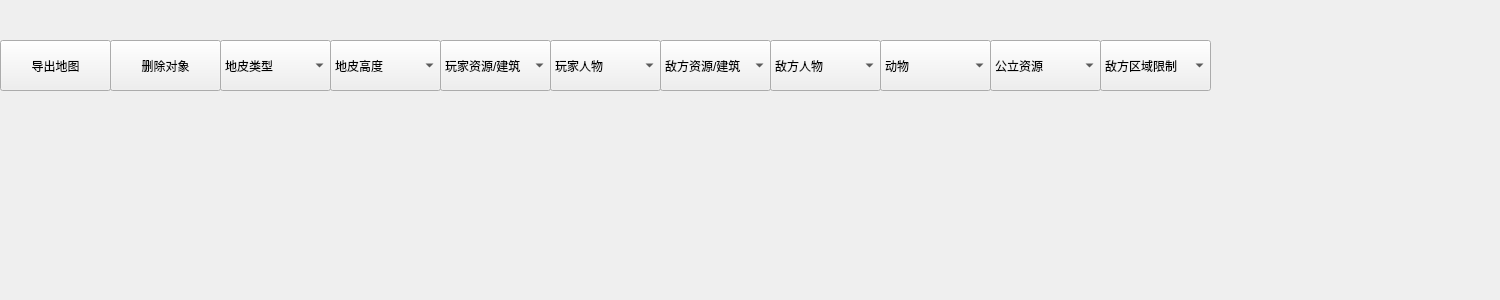
<?xml version="1.0" encoding="UTF-8"?>
<ui version="4.0">
 <class>Editor</class>
 <widget class="QWidget" name="Editor">
  <property name="geometry">
   <rect>
    <x>0</x>
    <y>0</y>
    <width>1500</width>
    <height>300</height>
   </rect>
  </property>
  <property name="windowTitle">
   <string>Form</string>
  </property>
  <widget class="QPushButton" name="export_map">
   <property name="geometry">
    <rect>
     <x>0</x>
     <y>40</y>
     <width>111</width>
     <height>51</height>
    </rect>
   </property>
   <property name="text">
    <string>导出地图</string>
   </property>
  </widget>
  <widget class="QComboBox" name="land_height">
   <property name="geometry">
    <rect>
     <x>330</x>
     <y>40</y>
     <width>111</width>
     <height>51</height>
    </rect>
   </property>
   <item>
    <property name="text">
     <string>地皮高度</string>
    </property>
   </item>
   <item>
    <property name="text">
     <string>提升高度</string>
    </property>
   </item>
   <item>
    <property name="text">
     <string>降低高度</string>
    </property>
   </item>
  </widget>
  <widget class="QComboBox" name="player_building_and_source">
   <property name="geometry">
    <rect>
     <x>440</x>
     <y>40</y>
     <width>111</width>
     <height>51</height>
    </rect>
   </property>
   <item>
    <property name="text">
     <string>玩家资源/建筑</string>
    </property>
   </item>
   <item>
    <property name="text">
     <string>玩家市中心</string>
    </property>
   </item>
   <item>
    <property name="text">
     <string>玩家运输船</string>
    </property>
   </item>
   <item>
    <property name="text">
     <string>玩家渔场</string>
    </property>
   </item>
   <item>
    <property name="text">
     <string>玩家战船</string>
    </property>
   </item>
   <item>
    <property name="text">
     <string>玩家船坞</string>
    </property>
   </item>
   <item>
    <property name="text">
     <string>玩家渔船</string>
    </property>
   </item>
   <item>
    <property name="text">
     <string>玩家仓库</string>
    </property>
   </item>
   <item>
    <property name="text">
     <string>玩家箭塔</string>
    </property>
   </item>
   <item>
    <property name="text">
     <string>玩家兵营</string>
    </property>
   </item>
  </widget>
  <widget class="QComboBox" name="ai_building_and_resource">
   <property name="geometry">
    <rect>
     <x>660</x>
     <y>40</y>
     <width>111</width>
     <height>51</height>
    </rect>
   </property>
   <item>
    <property name="text">
     <string>敌方资源/建筑</string>
    </property>
   </item>
   <item>
    <property name="text">
     <string>敌方箭塔</string>
    </property>
   </item>
   <item>
    <property name="text">
     <string>敌方战船</string>
    </property>
   </item>
  </widget>
  <widget class="QComboBox" name="player_human">
   <property name="geometry">
    <rect>
     <x>550</x>
     <y>40</y>
     <width>111</width>
     <height>51</height>
    </rect>
   </property>
   <item>
    <property name="text">
     <string>玩家人物</string>
    </property>
   </item>
   <item>
    <property name="text">
     <string>玩家农民</string>
    </property>
   </item>
   <item>
    <property name="text">
     <string>玩家棍棒兵</string>
    </property>
   </item>
   <item>
    <property name="text">
     <string>玩家斧头兵</string>
    </property>
   </item>
   <item>
    <property name="text">
     <string>玩家侦察兵</string>
    </property>
   </item>
   <item>
    <property name="text">
     <string>玩家弓箭手</string>
    </property>
   </item>
  </widget>
  <widget class="QComboBox" name="ai_human">
   <property name="geometry">
    <rect>
     <x>770</x>
     <y>40</y>
     <width>111</width>
     <height>51</height>
    </rect>
   </property>
   <item>
    <property name="text">
     <string>敌方人物</string>
    </property>
   </item>
   <item>
    <property name="text">
     <string>敌方棍棒兵</string>
    </property>
   </item>
   <item>
    <property name="text">
     <string>敌方斧头兵</string>
    </property>
   </item>
   <item>
    <property name="text">
     <string>敌方弓箭手</string>
    </property>
   </item>
   <item>
    <property name="text">
     <string>敌方侦察兵</string>
    </property>
   </item>
  </widget>
  <widget class="QComboBox" name="resource">
   <property name="geometry">
    <rect>
     <x>990</x>
     <y>40</y>
     <width>111</width>
     <height>51</height>
    </rect>
   </property>
   <property name="currentText">
    <string>公立资源</string>
   </property>
   <item>
    <property name="text">
     <string>公立资源</string>
    </property>
   </item>
   <item>
    <property name="text">
     <string>树木</string>
    </property>
   </item>
   <item>
    <property name="text">
     <string>石头</string>
    </property>
   </item>
   <item>
    <property name="text">
     <string>金矿</string>
    </property>
   </item>
  </widget>
  <widget class="QComboBox" name="animal">
   <property name="geometry">
    <rect>
     <x>880</x>
     <y>40</y>
     <width>111</width>
     <height>51</height>
    </rect>
   </property>
   <item>
    <property name="text">
     <string>动物</string>
    </property>
   </item>
   <item>
    <property name="text">
     <string>瞪羚</string>
    </property>
   </item>
   <item>
    <property name="text">
     <string>狮子</string>
    </property>
   </item>
   <item>
    <property name="text">
     <string>大象</string>
    </property>
   </item>
  </widget>
  <widget class="QPushButton" name="delete_object">
   <property name="geometry">
    <rect>
     <x>110</x>
     <y>40</y>
     <width>111</width>
     <height>51</height>
    </rect>
   </property>
   <property name="text">
    <string>删除对象</string>
   </property>
  </widget>
  <widget class="QComboBox" name="land_type">
   <property name="geometry">
    <rect>
     <x>220</x>
     <y>40</y>
     <width>111</width>
     <height>51</height>
    </rect>
   </property>
   <item>
    <property name="text">
     <string>地皮类型</string>
    </property>
   </item>
   <item>
    <property name="text">
     <string>草地</string>
    </property>
   </item>
   <item>
    <property name="text">
     <string>海洋</string>
    </property>
   </item>
  </widget>
  <widget class="QComboBox" name="areaLimit">
   <property name="geometry">
    <rect>
     <x>1100</x>
     <y>40</y>
     <width>111</width>
     <height>51</height>
    </rect>
   </property>
   <property name="editable">
    <bool>false</bool>
   </property>
   <property name="currentText">
    <string>敌方区域限制</string>
   </property>
   <item>
    <property name="text">
     <string>敌方区域限制</string>
    </property>
   </item>
   <item>
    <property name="text">
     <string>圆形区域</string>
    </property>
   </item>
   <item>
    <property name="text">
     <string>矩形区域</string>
    </property>
   </item>
  </widget>
 </widget>
 <resources/>
 <connections/>
</ui>
